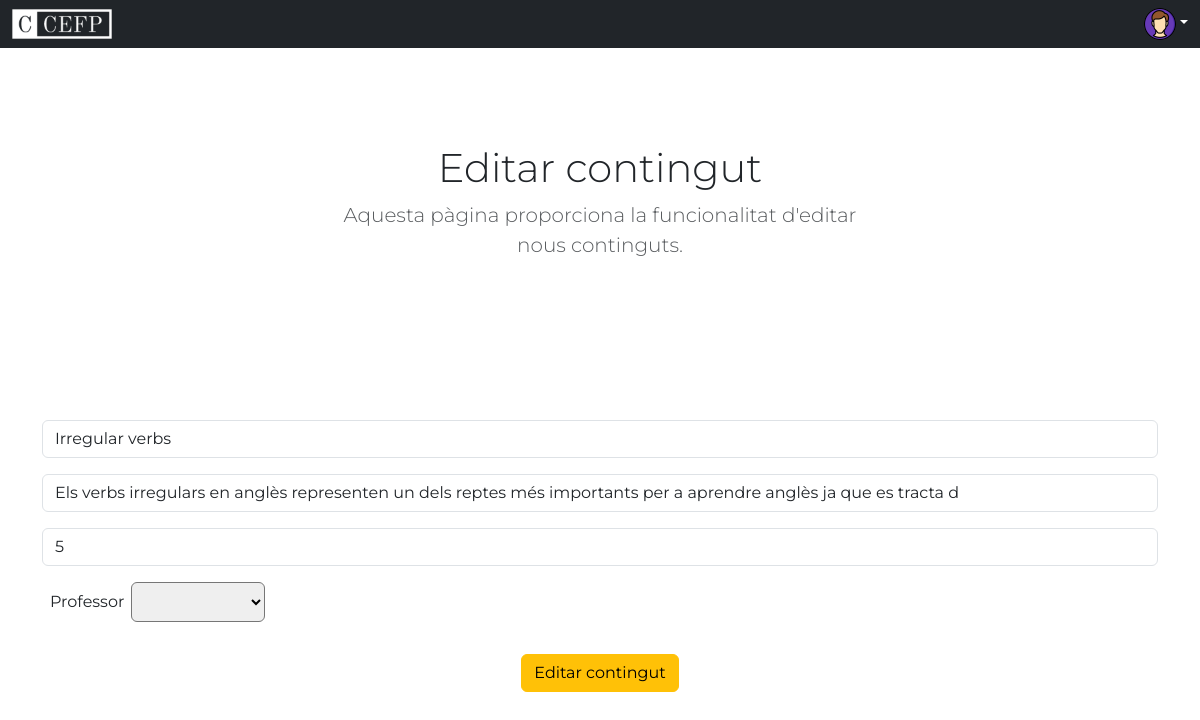
The page /Views/html/editar_contingut.php?id=1 (signed in) on the database its author committed.
### tables this page shows
CREATE TABLE continguts (
    id_contingut INT NOT NULL PRIMARY KEY AUTO_INCREMENT,
    nom_contingut VARCHAR(50),
    continguts_descripcio VARCHAR(250),
    hores INT,
    id_profesor INT NOT NULL,
    FOREIGN KEY (id_profesor) REFERENCES profesors(id_profesor)
);

### Model/Continguts/ModelPanellEditar.php (called while the page is built, shortened)
<?php
class ModelPanellEditar {
    private $conn;
    public function __construct($conn) {
        $this->conn = $conn;
    }
    public function mostrarContinguts($IDContingut) {
        $sql = $this->conn->prepare("SELECT * FROM continguts WHERE id_contingut=$IDContingut");
        $sql->execute();
        $result = $sql->get_result();
        return $result;
    }
}

### Model/Cursos/ModelOptionProfesors.php (called while the page is built, shortened)
<?php
class CrearOptionsProfessors {
    private $conn;
    public function __construct($conn) {
        $this->conn = $conn;
    }
    public function listadoProfesors()
    {
        $consulta = $this->conn->prepare("SELECT * FROM profesors");
        $consulta->execute();
        $result = $consulta->get_result();
        return $result;
    }
}

### Controller/Cursos/ControllerOptionProfesors.php (the view)
<?php include ("../../Model/Cursos/ModelOptionProfesors.php");
$nouCurs=new CrearOptionsProfessors($conn);
$result = $nouCurs->listadoProfesors();
$optionProfessor = "";
while($professor=$result->fetch_assoc()) {
    $IdProfessor = $professor["id_profesor"];
    $nomProfessor = $professor["nom"];
    $cognomProfessor = $professor["cognom"];
    $optionProfessor .= "<option value=".$IdProfessor.">".$nomProfessor." ".$cognomProfessor."</option>";
}
echo $optionProfessor;

### Controller/Continguts/ControllerPanellEditar.php
<?php
include ('../../Model/Continguts/ModelPanellEditar.php');
$mostrarContinguts = new ModelPanellEditar($conn);
$IDContingut = $_GET["id"];
$result = $mostrarContinguts->mostrarContinguts($IDContingut);
$div_continguts = "";
while($contingut=$result->fetch_assoc()) {
    $nombreContingut = $contingut["nom_contingut"];
    $desc = $contingut["continguts_descripcio"];
    $hores = $contingut["hores"];
    $div_continguts .= "
        <div class='input-group mb-3'>
            <input type='text' name='nomContingut' class='form-control' placeholder='Nom del contingut' aria-label='Nom del contingut' aria-describedby='basic-addon2' value='".$nombreContingut."'>
        </div>
        <div class='input-group mb-3'>
            <input type='text' name='descContingut' class='form-control' placeholder='Descripció del contingut' aria-label='Descripció del contingut' aria-describedby='basic-addon2' value='".$desc."'>
        </div>
        <div class='input-group mb-3'>
            <input type='text' name='hores' class='form-control' placeholder='Hores' aria-label='Hores' aria-describedby='basic-addon2' value='".$hores."'>
        </div>";
}
echo $div_continguts;
?>

### rows shown on the page
continguts: nomContingut "Irregular verbs", descContingut "Els verbs irregulars en anglès representen un dels reptes més importants per a aprendre anglès ja que es tracta d", hores "5"
